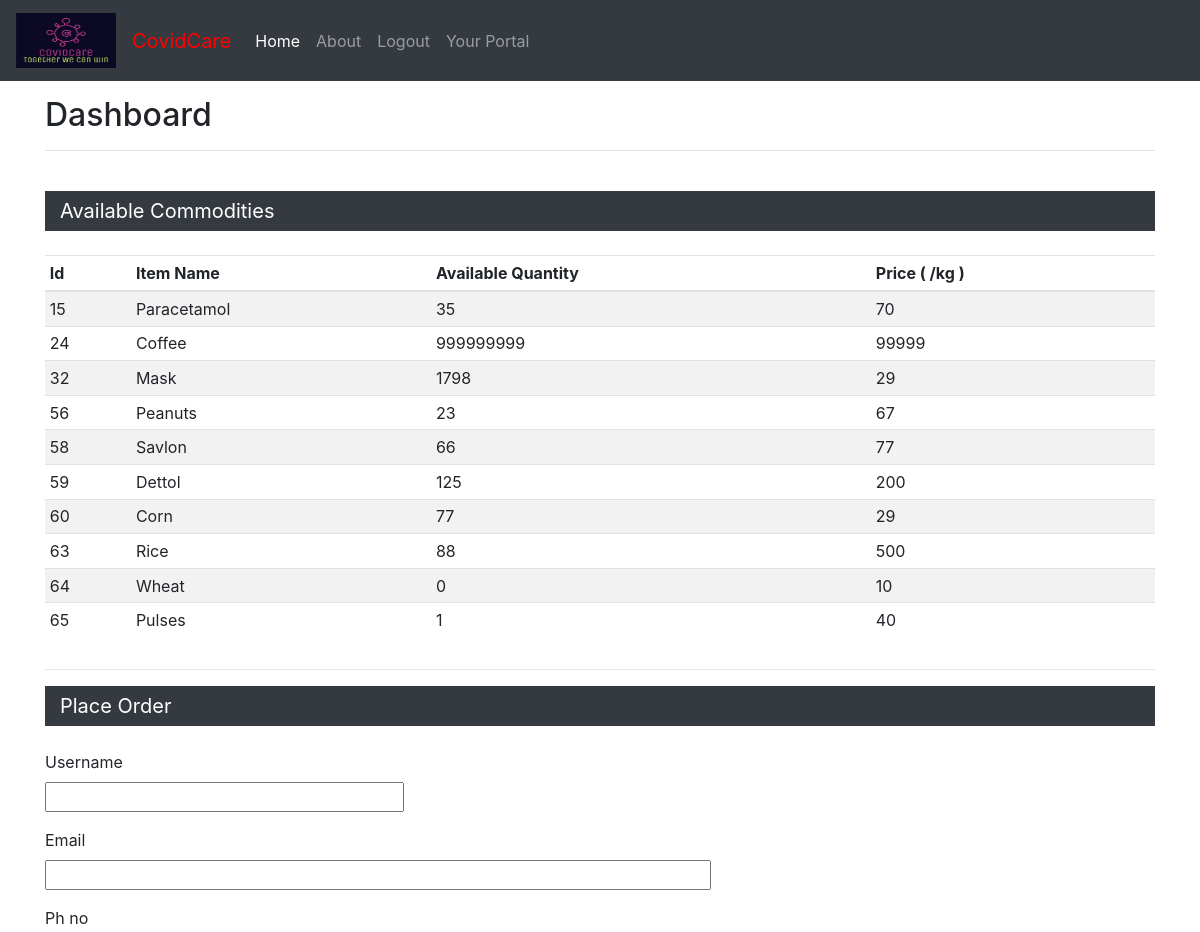
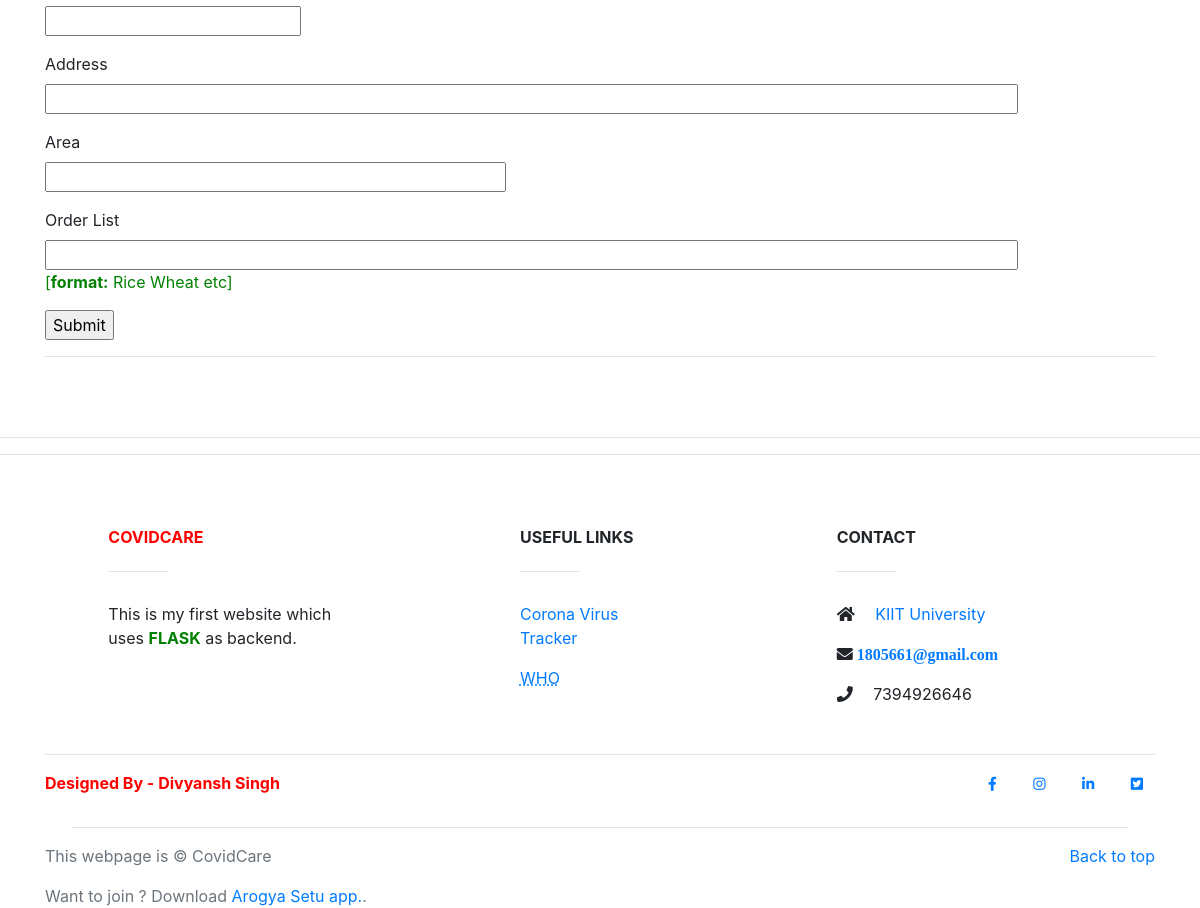
/citizen_index (signed in), run on the app's committed database (2 pictures, top to bottom).
### app.py (models this page shows, shortened)
class commodities(UserMixin, db.Model):
    id = db.Column(db.Integer, primary_key=True)
    itemname = db.Column(db.String(200), index=True, unique=True)
    quantity = db.Column(db.Integer, index=True, unique=False)
    price = db.Column(db.Integer,index=True,unique=False)

### app.py (the view, shortened to what this page needs)
@app.route('/citizen_index', methods=('GET', 'POST'))
def citizen_index():
    form = citizen_index_form()
    return render_template('citizen_index.html',comodities=commodities.query.all(),form=form)

### app.py
class citizen_index_form(FlaskForm):
    orderlist = StringField('Order List', validators=[DataRequired(), Length(max=200)])
    username = StringField('Username', validators=[DataRequired(), Length(min=4, max=30)])
    email = StringField('Email', validators=[DataRequired(), Email()])
    phno = IntegerField('Ph no', validators=[DataRequired()])
    area = StringField('Area', validators=[DataRequired(), Length(min=5, max=40)])
    address = StringField('Address', validators=[DataRequired(), Length(min=15)])
    submit = SubmitField('Submit')

### app.py (called while the page is built)
@login.user_loader
def load_user(id):
    return seller_db.query.get(int(id))

### templates/citizen_index.html (shortened to what this page needs)
{% extends 'base.html' %}
{% block corousal %}
<br>
{% endblock %}
{% block content %}
<br><br><br>
    <main role="main" class="container">
      <div class="d-flex justify-content-between flex-wrap flex-md-nowrap align-items-center pb-2 mb-3 border-bottom">
        <h1 class="h2">Dashboard</h1>
      </div>
        <br>
        <nav class="navbar navbar-dark sticky-top bg-dark flex-md-nowrap p-0">
            <a class="navbar-brand col-sm-3 col-md-2 mr-0" href="#">Available Commodities</a>
          </nav>
      <br>
      <div class="table-responsive">
        <table class="table table-striped table-sm">
          <thead>
            <tr>
              <th>Id</th>
              <th>Item Name</th>
              <th>Available Quantity</th>
              <th>Price ( /kg )</th>
            </tr>
          </thead>
          <tbody>
          {% for items in comodities %}
            <tr>
              <td>{{items.id}}</td>
              <td>{{items.itemname}}</td>
              <td>{{items.quantity}}</td>
              <td>{{items.price}}</td>
            </tr>
          {%endfor%}
          </tbody>
        </table>
      </div>
        <hr>
        <nav class="navbar navbar-dark sticky-top bg-dark flex-md-nowrap p-0">
            <a class="navbar-brand col-sm-3 col-md-2 mr-0" href="#">Place Order</a>
          </nav>
      <br>
        <form action="/citizen_index" method="post" novalidate>
        <p>
            {{ form.username.label }}<br>
            {{ form.username(size=30) }}<br>
        </p>
        <p>
            {{ form.email.label }}<br>
            {{ form.email(size=60) }}<br>
        </p>
        <p>
            {{ form.phno.label }}<br>
            {{ form.phno(size=10) }}<br>
        </p>
        <p>
            {{ form.address.label }}<br>
            {{ form.address(size=90) }}<br>
        </p>
        <p>
            {{ form.area.label }}<br>
            {{ form.area(size=40) }}<br>
        </p>
            {{ form.orderlist.label }}<br>
            {{ form.orderlist(size=90) }}<br>
            <span style="color: green;">[<b>format:</b> Rice Wheat etc]</span>
        <p>{{ form.submit() }}</p>
        </form>
        <hr>
        </main>
<br><br>
{% endblock %}

### static/style.css (style rules this page uses)
body, html { height: 100%; }
* { box-sizing: border-box; }

### data on the page
commodities: id "15", itemname "Paracetamol", quantity "35", price "70"
commodities: id "24", itemname "Coffee", quantity "999999999", price "99999"
commodities: id "32", itemname "Mask", quantity "1798", price "29"
commodities: id "56", itemname "Peanuts", quantity "23", price "67"
commodities: id "58", itemname "Savlon", quantity "66", price "77"
commodities: id "59", itemname "Dettol", quantity "125", price "200"
commodities: id "60", itemname "Corn", quantity "77", price "29"
commodities: id "63", itemname "Rice", quantity "88", price "500"
commodities: id "64", itemname "Wheat", quantity "0", price "10"
commodities: id "65", itemname "Pulses", quantity "1", price "40"
